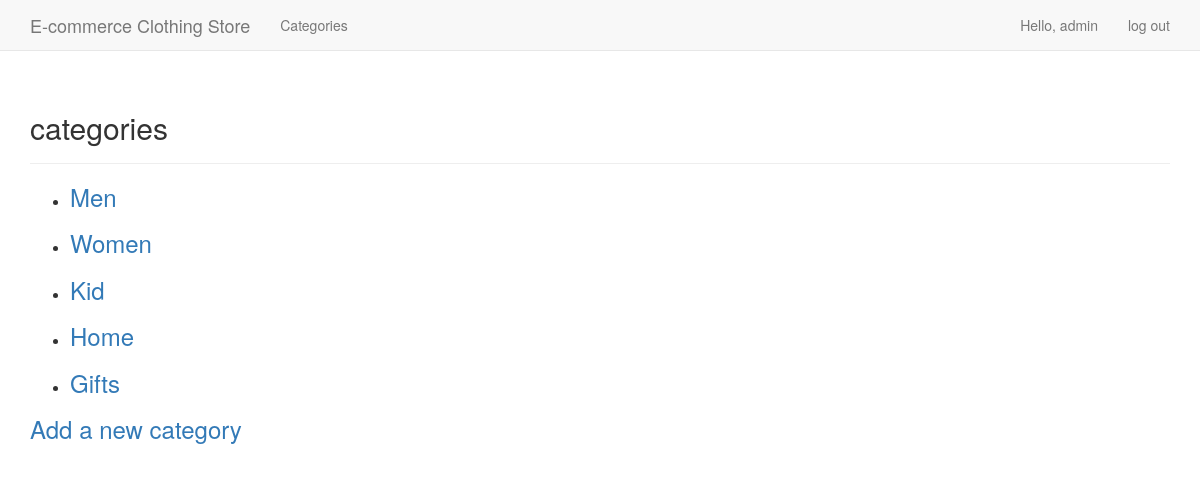
Page /categories/ (signed in) on the committed database.
### e_commerce_app/models.py (models this page shows)
class Category(models.Model):
    text = models.CharField(max_length=200)
    date_added = models.DateTimeField(auto_now_add=True)
    owner = models.ForeignKey(User, on_delete=models.DO_NOTHING,)
    def __str__(self):
        return self.text

### e_commerce_app/views.py (the view)
# urls.py: re_path('^categories/$', views.categories, name='categories'),
@login_required
def categories(request):
    categories = Category.objects.order_by('date_added')
    context = {'categories': categories}
    return render(request, 'e_commerce_app/categories.html', context)

### e_commerce_app/templates/e_commerce_app/categories.html
{% extends "e_commerce_app/base.html" %}
{% block header %}
  <h2>categories</h2>
{% endblock header %}
{% block content %}
  <ul>
    {% for category in categories %}
      <li>
        <h3>
          <a href="{% url 'e_commerce_app:category' category.id %}">{{ category }}</a>
        </h3>
      </li>
    {% empty %}
      <li>No categories have been added yet.</li>
    {% endfor %}
  </ul>
  <h3><a href="{% url 'e_commerce_app:new_category' %}">Add a new category</a></h3>
{% endblock content %}

### e_commerce_app/templates/e_commerce_app/base.html (shortened to what this page needs)
{% load bootstrap3 %}
<!DOCTYPE html>
<html lang="en">
  <head>
    {% bootstrap_css %}
  </head>
  <body>
    <nav class="navbar navbar-default navbar-static-top">
      <div class="container">
        <div class="navbar-header">
          <a class="navbar-brand" href="{% url 'e_commerce_app:index' %}">
              E-commerce Clothing Store
          </a>
        </div>
        <div id="navbar" class="navbar-collapse collapse">
            <ul class="nav navbar-nav">
                <li><a href="{% url 'e_commerce_app:categories' %}">Categories</a></li>
            </ul>
            <ul class="nav navbar-nav navbar-right">
                {% if user.is_authenticated %}
                  <li><a href="{% url 'users:user_profile' %}">Hello, {{ user.username }}</a></li>
                  <li><a href="{% url 'users:logout' %}"> log out</a></li>
                {% else %}
                  <li><a href="{% url 'users:register' %}">register</a></li>
                  <li><a href="{% url 'users:login' %}">log in</a></li>
                {% endif %}
            </ul>
        </div>
      </div>
    </nav>
    <div class="container">
      <div class="page-header">
        {% block header %}{% endblock header %}
      </div>
      <div>
        {% block content %}{% endblock content %}
      </div>
    </div>
  </body>
</html>

### rows in the picture
Category: text "Men"
Category: text "Women"
Category: text "Kid"
Category: text "Home"
Category: text "Gifts"

### other values in the picture
{{ user.username }} "admin"
